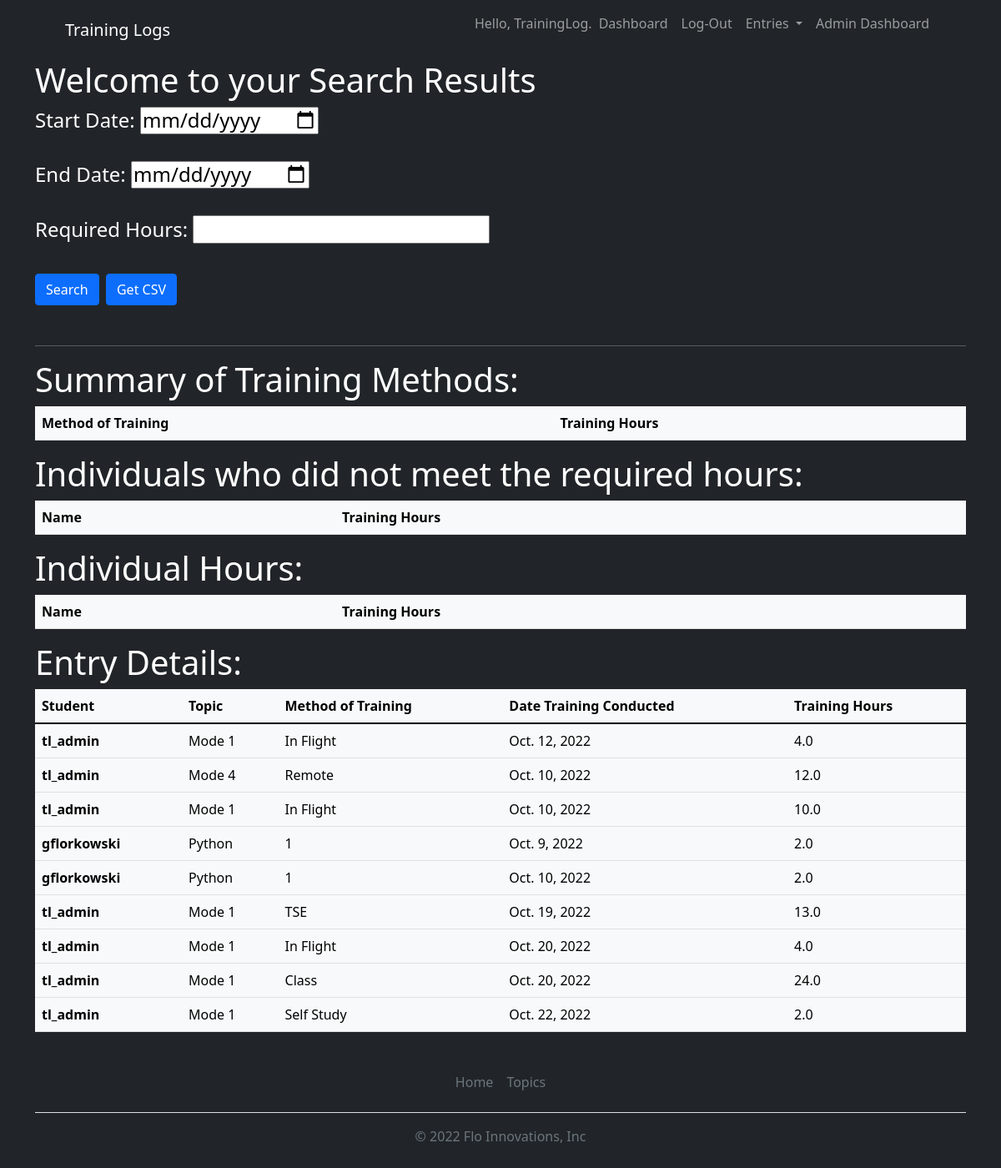
/users/search_results/ (signed in), run on an earlier commit of the app's database.
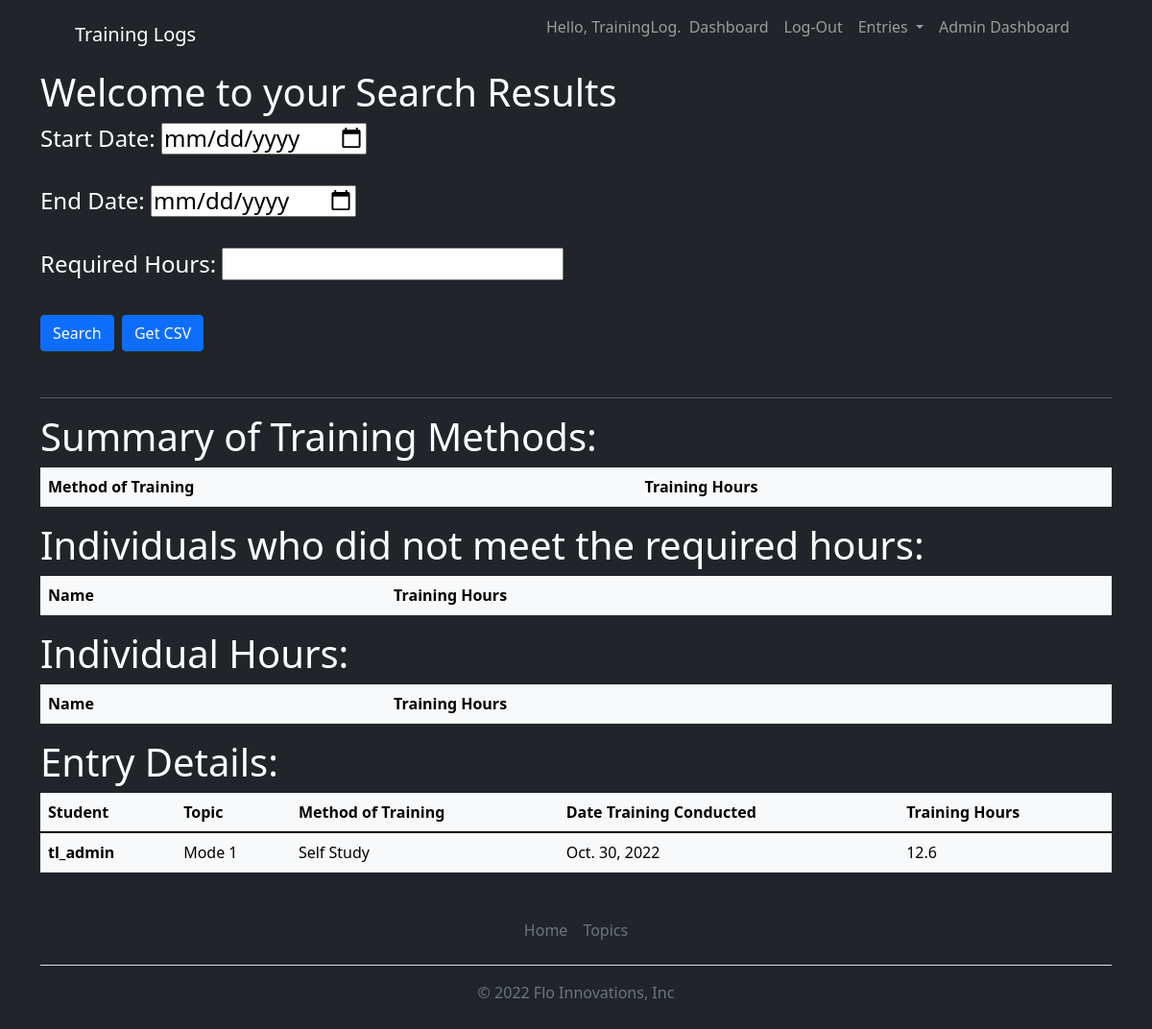
And on a later commit of the database.
### training_logs/models.py (models this page shows, shortened)
class Entry(models.Model):
    topic = models.ForeignKey(Topic, on_delete=models.CASCADE)
    method_of_training = models.CharField(max_length=200)
    source = models.CharField(max_length=20)
    hours = models.FloatField()
    date_training_conducted = models.DateField()
    text = models.TextField()
    date_added = models.DateTimeField(auto_now_add=True)
    class Meta:
        verbose_name_plural = 'entries'

class Topic(models.Model):
    text = models.CharField(max_length=200)
    data_added = models.DateTimeField(auto_now_add = True)
    owner = models.ForeignKey(User, on_delete=models.CASCADE)

### users/views.py (the view)
# urls.py: path('search_results/', views.search_results, name='search_results'),
@login_required
def search_results(request):
    training_method_hours = {}
    total_hours = {}
    users = User.objects.all()
    bad_users = {}
    if request.method == 'POST':
        start_date = request.POST.get('start_date')
        end_date = request.POST.get('end_date')
        req_hours = int(request.POST.get('req_hours'))
        data = Entry.objects.filter(
            date_training_conducted__range=(start_date, end_date)).order_by('-date_training_conducted')
        for method in ['TSE', 'Remote', 'Class', 'In Flight', 'Self Study','DSE','CSPT','Global','CMCT','OPI','DLPT']:
            method_hours = 0
            for entry in data:
                if entry.method_of_training == method:
                    method_hours += entry.hours
            training_method_hours[method] = method_hours
        for user in users:
            hours_total = 0
            for entry in data:
                if user == entry.topic.owner:
                    hours_total += entry.hours
            total_hours[user] = hours_total
        for user, hours in total_hours.items():
            if hours < req_hours:
                bad_users[user] = hours
        return render(request, 'registration/search_results.html', {'data': data,
                                                                    'training_method_hours': training_method_hours,
                                                                    'total_hours':total_hours,
                                                                    'req_hours':req_hours,
                                                                    'bad_users':bad_users})
    else:
        data = Entry.objects.all()
        return render(request, 'registration/search_results.html', {'data': data})

### users/templates/registration/search_results.html (shortened to what this page needs)
{% extends "training_logs/base.html" %}
{% block page_header %}<h1>Welcome to your Search Results</h1>
{% endblock page_header %}
{% block content %}
<form method="POST">
  <h4>Start Date: <input type="date" name="start_date" , placeholder="Start Date" /></h4>
  <h4>End Date: <input type="date" name="end_date" /></h4>
  <h4>Required Hours: <input type="number" name="req_hours" /></h4>
  <h2><input class='btn btn-primary' type="submit" value="Search" /> <a href="{% url 'users:results_csv' %}" class="btn btn-primary">Get CSV</a> </h2>
</form>
<hr />
<h1>Summary of Training Methods:</h1>
<table class="table table-light table-hover">
  <thead>
    <tr>
      <th scope="col">Method of Training</th>
      <th scope="col">Training Hours</th>
    </tr>
  </thead>
</table>
<h1>Individuals who did not meet the required hours:</h1>
<table class="table table-light table-hover">
  <thead>
    <tr>
      <th scope="col">Name</th>
      <th scope="col">Training Hours</th>
    </tr>
  </thead>
</table>
<h1>Individual Hours:</h1>
<table class="table table-light table-hover">
  <thead>
    <tr>
      <th scope="col">Name</th>
      <th scope="col">Training Hours</th>
    </tr>
  </thead>
</table>
<h1>Entry Details:</h1>
<table class="table table-light table-hover">
  <thead>
    <tr>
      <th scope="col">Student</th>
      <th scope="col">Topic</th>
      <th scope="col">Method of Training</th>
      <th scope="col">Date Training Conducted</th>
      <th scope="col">Training Hours</th>
    </tr>
  </thead>
  <tbody>
    {% for entry in data %}
    <tr>
      <th scope="row">{{ entry.topic.owner}}</th>
      <td>{{ entry.topic.text }}</td>
      <td>{{ entry.method_of_training }}</td>
      <td>{{ entry.date_training_conducted }}</td>
      <td>{{ entry.hours }}</td>
    </tr>
    {% endfor %}
  </tbody>
</table>
{% endblock content %}

### training_logs/templates/training_logs/base.html (shortened to what this page needs)
{% load static %}
<!DOCTYPE html>
<html lang="en">
<head>
    <link href="https://cdn.jsdelivr.net/npm/bootstrap-icons@1.5.0/font/bootstrap-icons.css" rel="stylesheet" />
    <link href="{% static 'css/styles.css' %}" rel="stylesheet" />
</head>
<body class="d-flex flex-column h-50 bg-dark text-white">
    <main class="flex-shrink-0">
        <nav class="navbar navbar-expand-lg navbar-dark bg-dark">
            <div class="container px-5">
                <a class="navbar-brand" href="{% url 'training_logs:index' %}">Training Logs</a>
                <div class="collapse navbar-collapse" id="navbarSupportedContent">
                    <ul class="navbar-nav ms-auto mb-2 mb-lg-0">
                        {% if user.is_authenticated %}
                        <li class="nav-item">
                            <p class="navbar-text">Hello, {{ user.first_name }}.</p>
                        </li>
                        <li class="nav-item">
                            <a class="nav-link" href="{% url 'users:dashboard' %}">Dashboard</a>
                        </li>
                        <li class="nav-item">
                            <a class="nav-link" href="{% url 'users:logout' %}">Log-Out</a>
                        </li>
                        <li class="nav-item dropdown">
                            <a class="nav-link dropdown-toggle" href="#" role="button" data-bs-toggle="dropdown"
                                aria-expanded="false">
                                Entries
                            </a>
                        </li>
                        {% if user.is_superuser %}
                        <li class="nav-item">
                            <a class="nav-link" href="{% url 'users:admin_dashboard' %}">Admin Dashboard</a>
                        </li>
                        {% endif %}
                        {% endif %}
                    </ul>
                </div>
            </div>
        </nav>
        <body>
            <main role="main" class="container">
                {% block page_header %}{% endblock page_header %}
                <div>
                    {% block content %}
                    {% endblock content %}
                </div>
            </main>
        </body>
        <div class="container">
            <footer class="py-3 my-4">
                <ul class="nav justify-content-center border-bottom pb-3 mb-3">
                    <li class="nav-item"><a href="{% url 'training_logs:index' %}"
                            class="nav-link px-2 text-muted">Home</a></li>
                    <li class="nav-item"><a href="{% url 'training_logs:topics' %}"
                            class="nav-link px-2 text-muted">Topics</a></li>
                </ul>
                <p class="text-center text-muted">&copy; 2022 Flo Innovations, Inc</p>
            </footer>
        </div>
</html>

What changed in the data, as far as the page shows it:
removed Entry: topic.owner "tl_admin", topic.text "Mode 1", method_of_training "In Flight", date_training_conducted "Oct. 12, 2022", hours "4.0"
removed Entry: topic.owner "tl_admin", topic.text "Mode 4", method_of_training "Remote", date_training_conducted "Oct. 10, 2022", hours "12.0"
removed Entry: topic.owner "tl_admin", topic.text "Mode 1", method_of_training "In Flight", date_training_conducted "Oct. 10, 2022", hours "10.0"
removed Entry: topic.owner "gflorkowski", topic.text "Python", method_of_training "1", date_training_conducted "Oct. 9, 2022", hours "2.0"
removed Entry: topic.owner "gflorkowski", topic.text "Python", method_of_training "1", date_training_conducted "Oct. 10, 2022", hours "2.0"
removed Entry: topic.owner "tl_admin", topic.text "Mode 1", method_of_training "TSE", date_training_conducted "Oct. 19, 2022", hours "13.0"
removed Entry: topic.owner "tl_admin", topic.text "Mode 1", method_of_training "In Flight", date_training_conducted "Oct. 20, 2022", hours "4.0"
removed Entry: topic.owner "tl_admin", topic.text "Mode 1", method_of_training "Class", date_training_conducted "Oct. 20, 2022", hours "24.0"
removed Entry: topic.owner "tl_admin", topic.text "Mode 1", method_of_training "Self Study", date_training_conducted "Oct. 22, 2022", hours "2.0"
added Entry: topic.owner "tl_admin", topic.text "Mode 1", method_of_training "Self Study", date_training_conducted "Oct. 30, 2022", hours "12.6"
